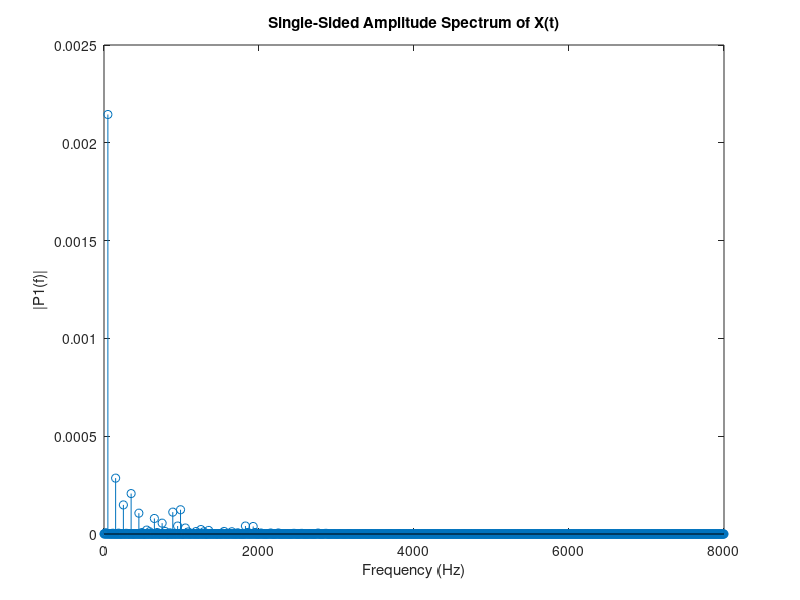
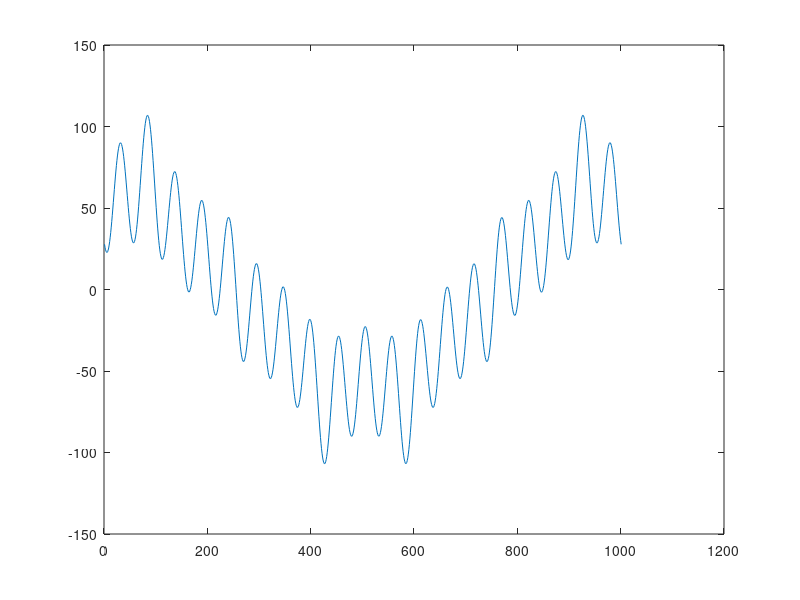

Reproduce these figures in MATLAB, in order.
%% Variables
clear all
clc
close all

p = 8; % number of poles in quarter symmetry
data3d = xlsread("fpp3d.csv");
data2d = xlsread("fpp2d.csv");
If = unique(data2d(:,1));
        % Flux values at different field currents
Flux_100 = data3d(1,2:end);
Flux_200 = data3d(2,2:end);
Flux_300 = data3d(3,2:end);
Flux_400 = data3d(4,2:end);
Flux_450 = data3d(5,2:end);
Flux_475 = data3d(6,2:end);
Flux_500 = data3d(7,2:end);
Flux_525 = data3d(8,2:end);
Flux_550 = data3d(9,2:end);
Flux_575 = data3d(10,2:end);
Flux_600 = data3d(11,2:end);
Flux_650 = data3d(12,2:end);
Flux_700 = data3d(13,2:end);
Flux_750 = data3d(14,2:end);
Flux_800 = data3d(15,2:end);

fpp2d = zeros(15,1); % flux per pole array of 2D results
fpp3d = zeros(15,1); % flux per pole array of 3D results
%% FFT of The Radial Flux Density Distribution
FundamentalFrequency = 50; % Hz
maxNoOfHarmonic = 20;
Flux = [Flux_500 Flux_500];
Flux = Flux';
Fs = FundamentalFrequency*2*maxNoOfHarmonic*p;            % Sampling frequency                    
T = 1/Fs;             % Sampling period       
L = length(Flux);     % Length of signal
t = (0:L-1)*T;        % Time vector

Y = fft(Flux);        % fft of the signal

P2 = abs(Y/L);
P1 = P2(1:L/2+1);
P1(2:end-1) = 2*P1(2:end-1);

% plotting the fft
figure
f = Fs*(0:(L/2))/L;
stem(f,P1) 
title("Single-Sided Amplitude Spectrum of X(t)")
xlabel("Frequency (Hz)")
ylabel("|P1(f)|")

% computing the phases
z = angle(Y);
z = real(z);
ly = length(Y);
f = (0:ly-1)/ly*Fs;

% plotting the phases
figure
stem(f,z*180/pi)
title("Double-Sided Amplitude Spectrum of x(t)")
xlabel("Frequency (Hz)")
ylabel("|y|")

%% Induced Voltage Calculations
AngleShortList = []; 
MagShortList = [];
Interest = [1 5 7 11 13 15 17 19];
for i = Interest*50
    AngleShortList = [AngleShortList z(i/6.25+1)];
    MagShortList = [MagShortList P1(i/6.25+1)];
end

kw=[0.958 0.205 0.157 0.128 0.133 0 0.267 1.407];
V = 0;
time = 0:2*pi/1000:2*pi;
for i = 1:length(kw)
    V = V + 100*kw(i)*2*pi*50*Interest(i)*MagShortList(i)*sin(Interest(i).*time-AngleShortList(i));
end

plot(V)